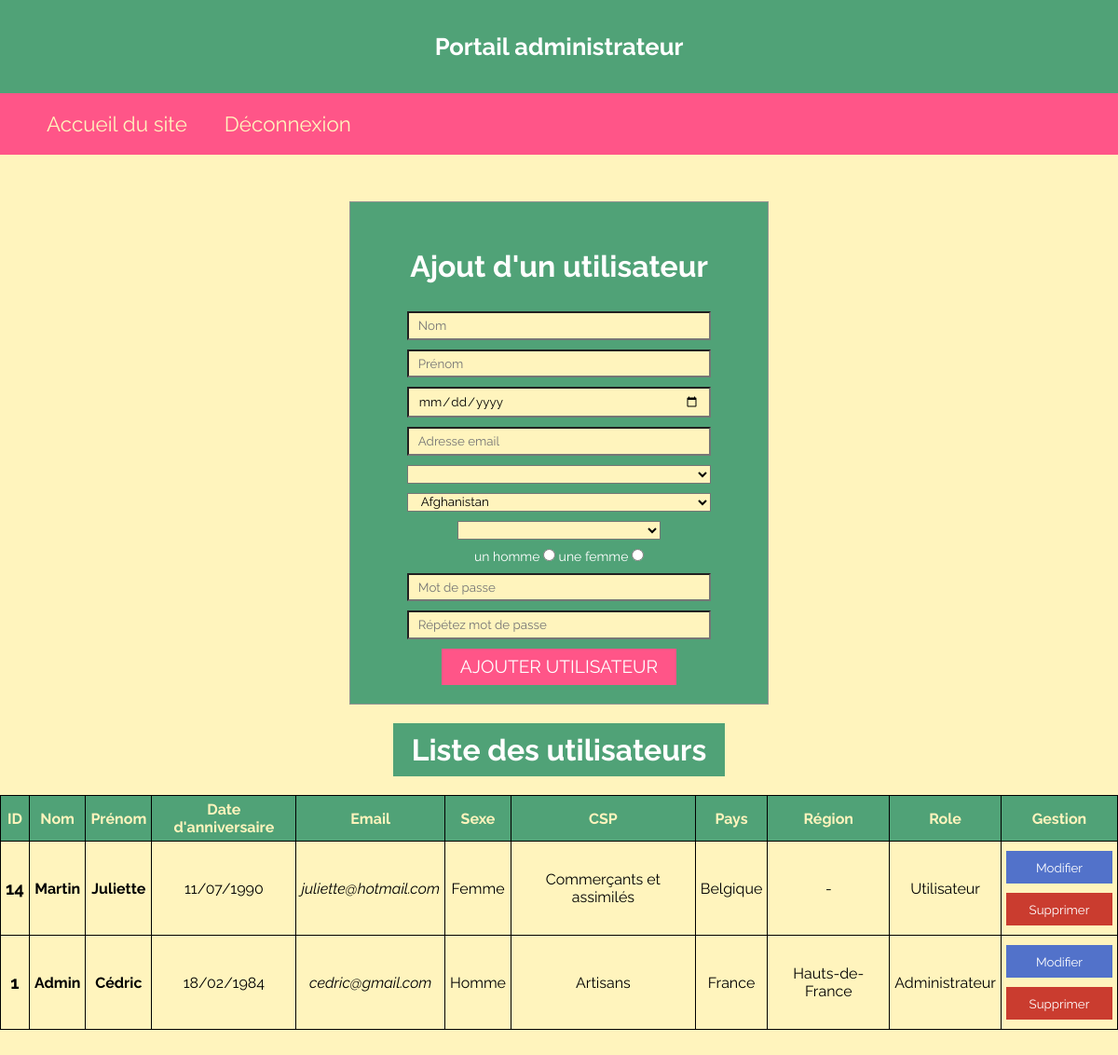
/admin/index.php (signed in), run on the app's committed database.
### tables this page shows
CREATE TABLE `users` (
  `user_id` int(10) UNSIGNED NOT NULL,
  `lastname` varchar(50) NOT NULL,
  `firstname` varchar(50) NOT NULL,
  `password` varchar(60) NOT NULL,
  `birthday` datetime NOT NULL,
  `email` varchar(50) NOT NULL,
  `sex` tinyint(1) UNSIGNED NOT NULL COMMENT '0 = homme ; 1 = femme',
  `job_id` int(3) UNSIGNED NOT NULL,
  `country_id` varchar(3) NOT NULL,
  `region_id` int(3) NOT NULL DEFAULT 0,
  `role` tinyint(1) UNSIGNED NOT NULL DEFAULT 0,
  `created_at` datetime NOT NULL DEFAULT current_timestamp() COMMENT 'Permet de sécuriser le site contre les DELETE d''utilisateur'
);

### admin/class/DB.php (called while the page is built, shortened)
<?php
class DB extends PDO
{
    function query(...$arguments)
    {
        try {
            $result = parent::query(...$arguments);
            return $result;
        } catch (Exception $ex) {
            mail('mail@admin.com'
                , 'BUG SQL projet Lemon-Tonic'
                , var_export($ex, true));
            return false;
        }
    }
}

### admin/class/Job.php (called while the page is built, shortened)
<?php
class Job
{
    static private $jobs;
    static private $ar_name_by_id;
    static function all()
    {
        $db = DB::link();
        $result = $db->query('SELECT * FROM ' . self::TABLE_NAME . ' ORDER BY job_id');
        return $result->fetchAll(PDO::FETCH_ASSOC);
    }
    static public function get_name_by_id()
    {
        if (!self::$ar_name_by_id) {
            self::$jobs = self::all();
            foreach (self::$jobs as $job) {
                self::$ar_name_by_id[$job['job_id']] = $job['name'];
            }
        }
        return self::$ar_name_by_id;
    }
}

### admin/class/Country.php (called while the page is built, shortened)
<?php
class Country
{
    static private $countries;
    static private $ar_name_by_id;
    static function all()
    {
        $db = DB::link();
        $result = $db->query('SELECT * FROM ' . self::TABLE_NAME . ' ORDER BY name_FR');
        return $result->fetchAll(PDO::FETCH_ASSOC);
    }
    static public function get_name_by_id()
    {
        if (!self::$ar_name_by_id) {
            self::$countries = self::all();
            foreach (self::$countries as $country) {
                self::$ar_name_by_id[$country['country_id']] = $country['name_FR'];
            }
        }
        return self::$ar_name_by_id;
    }
}

### admin/class/Region.php (called while the page is built, shortened)
<?php
class Region
{
    static private $regions;
    static private $ar_name_by_id;
    static public function all()
    {
        $db = DB::link();
        $result = $db->query('SELECT * FROM ' . self::TABLE_NAME . ' ORDER BY name');
        return $result->fetchAll(PDO::FETCH_ASSOC);
    }
    static public function get_name_by_id()
    {
        if (!self::$ar_name_by_id) {
            self::$regions = self::all();
            foreach (self::$regions as $region) {
                self::$ar_name_by_id[$region['region_id']] = $region['name'];
            }
        }
        return self::$ar_name_by_id;
    }
}

### admin/class/User.php (called while the page is built, shortened)
<?php
class User
{
    private $user_id;
    private $lastname;
    private $firstname;
    private $birthday;
    private $email;
    private $sex;
    private $job_id;
    private $country_id;
    private $region_id;
    private $role;
    private $created_at;
    static function all()
    {
        $db = DB::link();
        $result = $db->query('SELECT * FROM ' . self::TABLE_NAME . ' ORDER BY country_id');
        return $result->fetchAll(PDO::FETCH_CLASS, __CLASS__);
    }
    public
    function getUserId()
    {
        return $this->user_id;
    }
    public
    function getLastname()
    {
        return $this->lastname;
    }
    public
    function getFirstname()
    {
        return $this->firstname;
    }
    public
    function getBirthday()
    {
        return $this->birthday;
    }
    public
    function getEmail()
    {
        return $this->email;
    }
    public
    function getSex()
    {
        return $this->sex;
    }
    public
    function getJobId()
    {
        return $this->job_id;
    }
    public
    function getCountryId()
    {
        return $this->country_id;
    }
    public
    function getRegionId()
    {
        return $this->region_id;
    }
    public
    function getRole()
    {
        return $this->role;
    }
    public
    function getCreatedAt()
    {
        return $this->created_at;
    }
}

### admin/index.php (the view, shortened to what this page needs)
<!DOCTYPE html>
<html lang="fr-FR">
<head>
</head>
<body>
<header>
    <h1>Portail administrateur</h1>
</header>
<nav>
    <a href="../index.php" target="_blank">Accueil du site</a>
    <a href="action/logout.php">Déconnexion</a>
</nav>
<main>
    <form id="_form_user" action="action/register.php" method="post">
        <h2>Ajout d'un utilisateur</h2>
        <input type="text" name="lastname" id="_lastname" placeholder="Nom" required/>
        <input type="text" name="firstname" id="_firstname" placeholder="Prénom" required/>
        <input type="date" name="birthday" id="_birthday" placeholder="Date d'anniversaire"
               required/>
        <input type="email" name="email" id="_email" placeholder="Adresse email" required/>
        <select name="work" id="_work" placeholder="Travail" required>
            <option value=""></option>
            <?php
            $jobs = Job::all();
            foreach ($jobs as $job): ?>
                <option value="<?= $job['job_id'] ?>">
                </option>
            <?php endforeach ?>
        </select>
        <select name="country" id="_country" placeholder="Pays" required>
            <?php
            $countries = Country::all();
            foreach ($countries as $country): ?>
                <option value="<?= $country['country_id'] ?>">
                    <?= $country['name_FR'] ?>
                </option>
            <?php endforeach ?>
        </select>
        <select name="region" id="_region" placeholder="Région" required>
            <option value="0"></option>
            <?php
            $regions = Region::all();
            foreach ($regions as $region): ?>
                <option value="<?= $region['region_id'] ?>">
                </option>
            <?php endforeach ?>
        </select>
        <fieldset>
            <label for="_sexe1">
                un homme
                <input type="radio" value="0" name="sex" id="_sexe1">
            </label>
            <label for="_sexe2">
                une femme
                <input type="radio" value="1" name="sex" id="_sexe2">
            </label>
        </fieldset>
        <input type="password" name="password" id="_password" placeholder="Mot de passe" required/>
        <input type="password" name="password_confirm" id="_password_confirm" placeholder="Répétez mot de passe"
               required/>
        <button type="submit" id="_submit_user">Ajouter utilisateur</button>
    </form>
    <h2>Liste des utilisateurs</h2>
    <section class="table">
        <article id="titles">
            <h4>ID</h4>
            <h4>Nom</h4>
            <h4>Prénom</h4>
            <h4>Date d'anniversaire</h4>
            <h4>Email</h4>
            <h4>Sexe</h4>
            <h4>CSP</h4>
            <h4>Pays</h4>
            <h4>Région</h4>
            <h4>Role</h4>
            <h4>Gestion</h4>
        </article>
        <?php
        $users = User::all();
        $regions = Region::get_name_by_id();
        $countries = Country::get_name_by_id();
        $jobs = Job::get_name_by_id();
        foreach ($users as $user): ?>
            <article data-id="<?= $user->getUserId(); ?>" data-key="<?= md5($user->getCreatedAt()); ?>">
                <h3 data-name="ID"><?= $user->getUserId(); ?></h3>
                <strong data-name="Nom"><?= $user->getLastname(); ?></strong>
                <strong data-name="Prénom"><?= $user->getFirstname(); ?></strong>
                <span data-name="Date anniversaire" data-birthday="<?= $user->getBirthday(); ?>">
                <?= date('d/m/Y', strtotime($user->getBirthday())); ?>
            </span>
                <em data-name="Email"><?= $user->getEmail(); ?></em>
                <span data-name="Sexe" data-sex="<?= $user->getSex(); ?>"><?php
                    if ($user->getSex() == 0) {
                        echo 'Homme';
                    } elseif ($user->getSex() == 1) {
                        echo 'Femme';
                    } else {
                        echo 'Erreur';
                    }
                    ?></span>
                <span data-name="CSP" data-job="<?= $user->getJobId() ?>"><?= $jobs[$user->getJobId()]; ?></span>
                <span data-name="Pays"
                      data-country="<?= $user->getCountryId() ?>"><?= $countries[$user->getCountryId()]; ?></span>
                <span data-name="Région" data-region="<?= $user->getRegionId() ?>">
                <?= $user->getRegionId() != 0 ? $regions[$user->getRegionId()] : '-'; ?>
            </span>
                <span data-name="Role" data-role="<?= $user->getRole(); ?>"><?php
                    if ($user->getRole() == 0) {
                        echo 'Utilisateur';
                    } elseif ($user->getRole() == 1) {
                        echo 'Administrateur';
                    } else {
                        echo 'Non répertorié';
                    }
                    ?></span>
                <p data-name="Gestion">
                    <button data-type="update">Modifier</button>
                    <button data-type="delete">Supprimer</button>
                </p>
            </article>
        <?php endforeach; ?>
    </section>
</main>
</body>
</html>

### css/admin_global.css (style rules this page uses)
:root { font-size : 16px; --green : #50A277; --grey : #939393; --white : #FFF4BD; --pink : #F58; --success : #1E9B40; --change : #04559B; --error : #9B2B36; }
* { box-sizing : border-box; margin : 0; padding : 0; font-family : Raleway, sans-serif; }
body { font-size : 0; }
header { width : 100%; height : 100px; background-color : var(--green); line-height : 100px; }
h1 { font-size : 1.6rem; margin : auto; }
h2 { width : max-content; margin : 20px auto; padding : 10px 20px; font-size : 2rem; background-color : var(--green); }
h1, h2 { text-align : center; color : #FFF; }
nav { width : 100%; padding : 20px 30px; background-color : var(--pink); }
nav > a { text-decoration : none; font-size : 1.4rem; color : var(--white); padding : 10px 20px; border-radius : 15px; transition : .2s ease-out; }
main { margin : 50px auto; }

### css/admin_form_edit.css (style rules this page uses)
body { background-color : var(--white); }
form { display : block; max-width : 450px; padding : 20px; margin : auto; border : 1px solid var(--grey); background-color : var(--green); left : 50%; font-size : 14px; color : #000; }
form > input, form > select { background-color : var(--white); color : #000; }
form > input, form > label, form > select { display : block; line-height : 200%; padding : 0 10px; text-align : left; }
select { max-width : 80%; }
input:not([type="radio"]) { width : 80%; box-shadow : inset 0 0 0 300px var(--white); }
select, input:not([type="radio"]) { margin : 10px auto; }
fieldset { border : none; text-align : center; }
label { color : #FFF; }
form > button { display : block; margin : auto; padding : 10px 20px; font-size : 1.2rem; line-height : 1.2rem; text-transform : uppercase; color : #FFF; background-color : var(--pink); border : none; transition : .4s ease; cursor : pointer; }

### css/admin_table.css (style rules this page uses)
.table { display : table; width : 100%; max-width : 1280px; margin : auto; text-align : center; font-size : 1rem; border-collapse : collapse; }
.table > * { display : table-row; vertical-align : middle; border : 1px solid black; }
.table > * > * { display : table-cell; padding : 5px; margin : auto; vertical-align : middle; border : 1px solid black; }
.table button[data-type="update"], .table button[data-type="delete"] { width : 100%; height : 35px; margin : 5px auto; color : #FFF; border : none; cursor : pointer; transition : .2s ease-out; }
.table button[data-type="update"] { background-color : #5272CA; }
.table button[data-type="delete"] { background-color : #CA3C2F; }
#titles { color : var(--white); background-color : var(--green); }
#titles > h4 { padding : 5px; }

### data on the page
users: user_id "14", lastname "Martin", firstname "Juliette", birthday "11/07/1990", email "juliette@hotmail.com", sex "Femme", job "Commerçants et assimilés", country "Belgique", role "Utilisateur"
users: user_id "1", lastname "Admin", firstname "Cédric", birthday "18/02/1984", email "cedric@gmail.com", sex "Homme", job "Artisans", country "France", region "Hauts-de-France", role "Administrateur"

### other printed values
form field country "Afghanistan"
